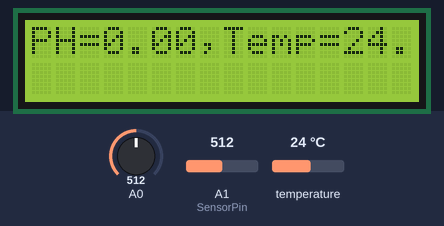
Recording of a sketch running on a simulated Arduino Uno, built with avr-gcc and run on an emulated ATmega328P. Parts: 16×2 character LCD. Inputs (shaded band) come from the test bench; at power-on: A0 = 512, A1 (SensorPin) = 512, temperature 24 °C. What the sketch prints to the serial monitor is not drawn.

Above: at 3.5 s.
At 6.8 s:
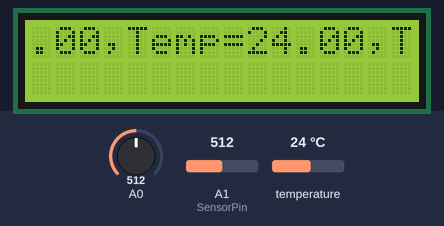
At 9.8 s:
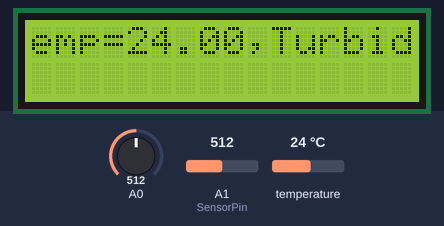
At 16.4 s:
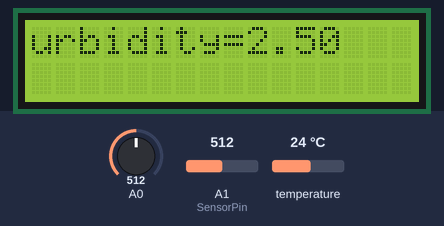
At 27.7 s:
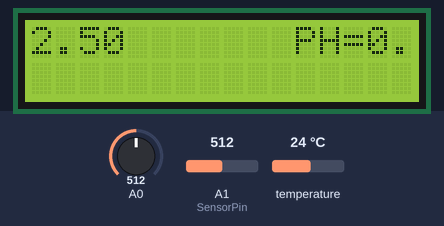
At 39.3 s:
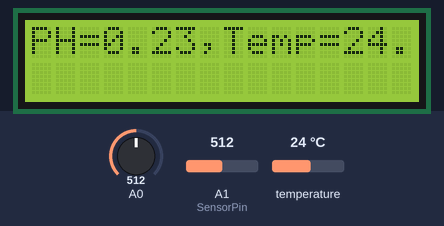

The sketch:

water_quality.ino
```cpp
#include <LiquidCrystal.h>
#include <OneWire.h>
#include <DallasTemperature.h>
#define ONE_WIRE_BUS 8
OneWire oneWire(ONE_WIRE_BUS);
DallasTemperature sensors(&oneWire);
#define SensorPin A1           //pH meter Analog output to Arduino Analog Input 0
#define Offset 0.00            //deviation compensate
#define samplingInterval 20
#define printInterval 800
#define ArrayLenth  40    //times of collection
int pHArray[ArrayLenth];   //Store the average value of the sensor feedback
int pHArrayIndex=0;
LiquidCrystal lcd(2,3,4,5,6,7);
float ph;
float tempreture;
float turbidity;
void setup(void)
{

  Serial.begin(9600);
  lcd.begin(16, 2);
  sensors.begin();
   //lcd.print("hello, world!");
  delay(1000);
}


void loop(void){
  tempsensor();
  delay(50);
  turbiditysensor();
  delay(50);
  phsensor();
  Serial.println("  ");
  LCD();
  delay(1500);
  for (int positionCounter = 0; positionCounter < 20; positionCounter++) {
    // scroll one position left:
    lcd.scrollDisplayLeft();
    // wait a bit:
    delay(600);
  }
  delay(2000);
}
void phsensor()
{
   static unsigned long samplingTime = millis();
  static unsigned long printTime = millis();
  static float pHValue,voltage;
  if(millis()-samplingTime > samplingInterval)
  {
      pHArray[pHArrayIndex++]=analogRead(SensorPin);
      if(pHArrayIndex==ArrayLenth)pHArrayIndex=0;
      voltage = avergearray(pHArray, ArrayLenth)*5.0/1024;
      pHValue = 3.5*voltage+Offset;
      samplingTime=millis();
  }
  if(millis() - printTime > printInterval)   //Every 800 milliseconds, print a numerical, convert the state of the LED indicator
  {
  Serial.print("Voltage:");
        Serial.print(voltage,2);
        Serial.print("    pH value: ");
  Serial.println(pHValue,2);
ph=pHValue;
        printTime=millis();
  }
}
double avergearray(int* arr, int number){
  int i;
  int max,min;
  double avg;
  long amount=0;
  if(number<=0){
    Serial.println("Error number for the array to avraging!/n");
    return 0;
  }
  if(number<5){   //less than 5, calculated directly statistics
    for(i=0;i<number;i++){
      amount+=arr[i];
    }
    avg = amount/number;
    return avg;
  }else{
    if(arr[0]<arr[1]){
      min = arr[0];max=arr[1];
    }
    else{
      min=arr[1];max=arr[0];
    }
    for(i=2;i<number;i++){
      if(arr[i]<min){
        amount+=min;        //arr<min
        min=arr[i];
      }else {
        if(arr[i]>max){
          amount+=max;    //arr>max
          max=arr[i];
        }else{
          amount+=arr[i]; //min<=arr<=max
        }
      }//if
    }//for
    avg = (double)amount/(number-2);
  }//if
  return avg;
}
void turbiditysensor()
{
  int sensorValue = analogRead(A0);// read the input on analog pin 0:
  float voltage = sensorValue * (5.0 / 1024.0); // Convert the analog reading (which goes from 0 - 1023) to a voltage (0 - 5V):
  Serial.println(voltage);
  turbidity=voltage;// print out the value you read:
  delay(500);
}
void tempsensor()
{
  sensors.requestTemperatures();
  Serial.print("Celsius temperature: ");
  Serial.print(sensors.getTempCByIndex(0));
  tempreture=sensors.getTempCByIndex(0);
  Serial.print(" - Fahrenheit temperature: ");
  Serial.println(sensors.getTempFByIndex(0));
  delay(1000);
}
void LCD()
{
 lcd.setCursor(0, 0);
 lcd.print("PH=");
 lcd.print(ph);
 lcd.print(",");
 lcd.print("Temp=");
 lcd.print(tempreture);
 lcd.print(",");
 lcd.print("Turbidity=");
 lcd.print(turbidity);

}
```

Measured:
- what the display in image 0 shows lasts 1.5 s, from 3.5 s to 5.0 s
- what the display in image 1 shows lasts 0.6 s, from 6.8 s to 7.4 s
- what the display in image 3 shows lasts 6.5 s, from 16.4 s to 22.9 s
